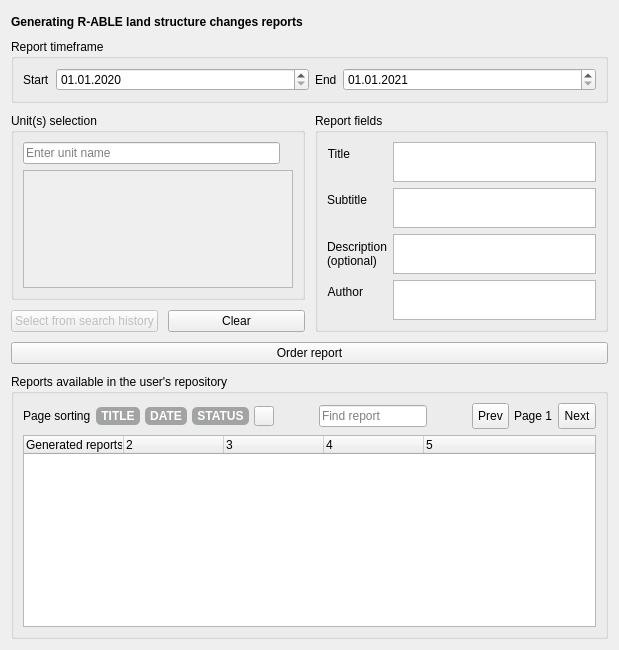
     <widget class="QWidget" name="reports_tab">
      <property name="sizePolicy">
       <sizepolicy hsizetype="Preferred" vsizetype="Ignored">
        <horstretch>0</horstretch>
        <verstretch>0</verstretch>
       </sizepolicy>
      </property>
      <attribute name="title">
       <string>Reports</string>
      </attribute>
      <layout class="QVBoxLayout" name="verticalLayout_14">
       <property name="spacing">
        <number>10</number>
       </property>
       <property name="topMargin">
        <number>15</number>
       </property>
       <item>
        <widget class="QLabel" name="reports_main_label">
         <property name="font">
          <font>
           <weight>75</weight>
           <bold>true</bold>
          </font>
         </property>
         <property name="text">
          <string>Generating R-ABLE land structure changes reports</string>
         </property>
        </widget>
       </item>
       <item>
        <widget class="QGroupBox" name="reports_timeframe_box">
         <property name="title">
          <string>Report timeframe</string>
         </property>
         <layout class="QVBoxLayout" name="verticalLayout_10">
          <item>
           <layout class="QHBoxLayout" name="reports_time_interval_layout">
            <item>
             <widget class="QLabel" name="reports_start_label">
              <property name="sizePolicy">
               <sizepolicy hsizetype="Preferred" vsizetype="Preferred">
                <horstretch>0</horstretch>
                <verstretch>0</verstretch>
               </sizepolicy>
              </property>
              <property name="text">
               <string>Start</string>
              </property>
             </widget>
            </item>
            <item>
             <widget class="QgsDateTimeEdit" name="reports_start_time_edit">
              <property name="sizePolicy">
               <sizepolicy hsizetype="MinimumExpanding" vsizetype="Fixed">
                <horstretch>0</horstretch>
                <verstretch>0</verstretch>
               </sizepolicy>
              </property>
              <property name="dateTime">
               <datetime>
                <hour>0</hour>
                <minute>0</minute>
                <second>0</second>
                <year>2020</year>
                <month>1</month>
                <day>1</day>
               </datetime>
              </property>
              <property name="date">
               <date>
                <year>2020</year>
                <month>1</month>
                <day>1</day>
               </date>
              </property>
              <property name="displayFormat">
               <string>dd.MM.yyyy</string>
              </property>
             </widget>
            </item>
            <item>
             <widget class="QLabel" name="reports_end_label">
              <property name="sizePolicy">
               <sizepolicy hsizetype="Preferred" vsizetype="Preferred">
                <horstretch>0</horstretch>
                <verstretch>0</verstretch>
               </sizepolicy>
              </property>
              <property name="text">
               <string>End</string>
              </property>
             </widget>
            </item>
            <item>
             <widget class="QgsDateTimeEdit" name="reports_end_time_edit">
              <property name="sizePolicy">
               <sizepolicy hsizetype="MinimumExpanding" vsizetype="Fixed">
                <horstretch>0</horstretch>
                <verstretch>0</verstretch>
               </sizepolicy>
              </property>
              <property name="dateTime">
               <datetime>
                <hour>0</hour>
                <minute>0</minute>
                <second>0</second>
                <year>2021</year>
                <month>1</month>
                <day>1</day>
               </datetime>
              </property>
              <property name="date">
               <date>
                <year>2021</year>
                <month>1</month>
                <day>1</day>
               </date>
              </property>
              <property name="displayFormat">
               <string>dd.MM.yyyy</string>
              </property>
             </widget>
            </item>
           </layout>
          </item>
         </layout>
        </widget>
       </item>
       <item>
        <layout class="QHBoxLayout" name="horizontalLayout_10">
         <property name="rightMargin">
          <number>0</number>
         </property>
         <property name="bottomMargin">
          <number>0</number>
         </property>
         <item>
          <layout class="QVBoxLayout" name="verticalLayout_11">
           <item>
            <widget class="QGroupBox" name="reports_unit_selection_box">
             <property name="sizePolicy">
              <sizepolicy hsizetype="Expanding" vsizetype="Preferred">
               <horstretch>0</horstretch>
               <verstretch>0</verstretch>
              </sizepolicy>
             </property>
             <property name="title">
              <string>Unit(s) selection</string>
             </property>
             <layout class="QVBoxLayout" name="verticalLayout_18">
              <item>
               <layout class="QHBoxLayout" name="horizontalLayout_9">
                <property name="bottomMargin">
                 <number>0</number>
                </property>
                <item>
                 <widget class="QLineEdit" name="reports_unit_input">
                  <property name="placeholderText">
                   <string>Enter unit name</string>
                  </property>
                  <property name="clearButtonEnabled">
                   <bool>true</bool>
                  </property>
                 </widget>
                </item>
                <item>
                 <widget class="QLabel" name="reports_progress_label">
                  <property name="toolTip">
                   <string>Units are loading</string>
                  </property>
                  <property name="text">
                   <string/>
                  </property>
                  <property name="scaledContents">
                   <bool>false</bool>
                  </property>
                 </widget>
                </item>
               </layout>
              </item>
              <item>
               <widget class="QScrollArea" name="reports_selected_units">
                <property name="sizePolicy">
                 <sizepolicy hsizetype="Preferred" vsizetype="Expanding">
                  <horstretch>0</horstretch>
                  <verstretch>0</verstretch>
                 </sizepolicy>
                </property>
                <property name="minimumSize">
                 <size>
                  <width>0</width>
                  <height>0</height>
                 </size>
                </property>
                <property name="maximumSize">
                 <size>
                  <width>16777215</width>
                  <height>16777215</height>
                 </size>
                </property>
                <property name="verticalScrollBarPolicy">
                 <enum>Qt::ScrollBarAsNeeded</enum>
                </property>
                <property name="horizontalScrollBarPolicy">
                 <enum>Qt::ScrollBarAlwaysOff</enum>
                </property>
                <property name="sizeAdjustPolicy">
                 <enum>QAbstractScrollArea::AdjustIgnored</enum>
                </property>
                <property name="widgetResizable">
                 <bool>true</bool>
                </property>
                <widget class="QWidget" name="reports_selected_units_widget">
                 <property name="geometry">
                  <rect>
                   <x>0</x>
                   <y>0</y>
                   <width>376</width>
                   <height>94</height>
                  </rect>
                 </property>
                 <layout class="QVBoxLayout" name="verticalLayout_20">
                  <property name="spacing">
                   <number>5</number>
                  </property>
                  <property name="leftMargin">
                   <number>5</number>
                  </property>
                  <property name="topMargin">
                   <number>5</number>
                  </property>
                  <property name="rightMargin">
                   <number>5</number>
                  </property>
                  <property name="bottomMargin">
                   <number>5</number>
                  </property>
                 </layout>
                </widget>
               </widget>
              </item>
             </layout>
            </widget>
           </item>
           <item>
            <layout class="QHBoxLayout" name="horizontalLayout_2">
             <item>
              <widget class="QPushButton" name="reports_search_history_btn">
               <property name="enabled">
                <bool>false</bool>
               </property>
               <property name="text">
                <string>Select from search history</string>
               </property>
              </widget>
             </item>
             <item>
              <widget class="QPushButton" name="reports_clear_units_btn">
               <property name="text">
                <string>Clear</string>
               </property>
              </widget>
             </item>
            </layout>
           </item>
          </layout>
         </item>
         <item>
          <layout class="QVBoxLayout" name="verticalLayout_12">
           <item>
            <widget class="QGroupBox" name="reports_fields_box">
             <property name="sizePolicy">
              <sizepolicy hsizetype="Ignored" vsizetype="Preferred">
               <horstretch>0</horstretch>
               <verstretch>0</verstretch>
              </sizepolicy>
             </property>
             <property name="title">
              <string>Report fields</string>
             </property>
             <layout class="QFormLayout" name="formLayout_4">
              <property name="fieldGrowthPolicy">
               <enum>QFormLayout::ExpandingFieldsGrow</enum>
              </property>
              <property name="labelAlignment">
               <set>Qt::AlignLeading|Qt::AlignLeft|Qt::AlignVCenter</set>
              </property>
              <item row="0" column="0">
               <widget class="QLabel" name="reports_title_label">
                <property name="text">
                 <string>Title</string>
                </property>
                <property name="alignment">
                 <set>Qt::AlignRight|Qt::AlignTrailing|Qt::AlignVCenter</set>
                </property>
               </widget>
              </item>
              <item row="1" column="0">
               <widget class="QLabel" name="reports_subtitle_label">
                <property name="text">
                 <string>Subtitle</string>
                </property>
                <property name="alignment">
                 <set>Qt::AlignRight|Qt::AlignTrailing|Qt::AlignVCenter</set>
                </property>
               </widget>
              </item>
              <item row="1" column="1">
               <widget class="QTextBrowser" name="reports_subtitle_browser">
                <property name="sizePolicy">
                 <sizepolicy hsizetype="Expanding" vsizetype="Fixed">
                  <horstretch>0</horstretch>
                  <verstretch>0</verstretch>
                 </sizepolicy>
                </property>
                <property name="maximumSize">
                 <size>
                  <width>16777215</width>
                  <height>40</height>
                 </size>
                </property>
                <property name="font">
                 <font>
                  <italic>false</italic>
                 </font>
                </property>
                <property name="tabChangesFocus">
                 <bool>true</bool>
                </property>
                <property name="undoRedoEnabled">
                 <bool>true</bool>
                </property>
                <property name="readOnly">
                 <bool>false</bool>
                </property>
                <property name="textInteractionFlags">
                 <set>Qt::LinksAccessibleByKeyboard|Qt::LinksAccessibleByMouse|Qt::TextBrowserInteraction|Qt::TextEditable|Qt::TextEditorInteraction|Qt::TextSelectableByKeyboard|Qt::TextSelectableByMouse</set>
                </property>
                <property name="openExternalLinks">
                 <bool>true</bool>
                </property>
               </widget>
              </item>
              <item row="2" column="0">
               <widget class="QLabel" name="reports_description_label">
                <property name="text">
                 <string>Description
(optional)</string>
                </property>
                <property name="alignment">
                 <set>Qt::AlignLeading|Qt::AlignLeft|Qt::AlignVCenter</set>
                </property>
               </widget>
              </item>
              <item row="2" column="1">
               <widget class="QTextBrowser" name="reports_description_browser">
                <property name="sizePolicy">
                 <sizepolicy hsizetype="Expanding" vsizetype="Fixed">
                  <horstretch>0</horstretch>
                  <verstretch>0</verstretch>
                 </sizepolicy>
                </property>
                <property name="maximumSize">
                 <size>
                  <width>16777215</width>
                  <height>40</height>
                 </size>
                </property>
                <property name="font">
                 <font>
                  <italic>false</italic>
                 </font>
                </property>
                <property name="tabChangesFocus">
                 <bool>true</bool>
                </property>
                <property name="undoRedoEnabled">
                 <bool>true</bool>
                </property>
                <property name="readOnly">
                 <bool>false</bool>
                </property>
                <property name="textInteractionFlags">
                 <set>Qt::LinksAccessibleByKeyboard|Qt::LinksAccessibleByMouse|Qt::TextBrowserInteraction|Qt::TextEditable|Qt::TextEditorInteraction|Qt::TextSelectableByKeyboard|Qt::TextSelectableByMouse</set>
                </property>
                <property name="openExternalLinks">
                 <bool>true</bool>
                </property>
               </widget>
              </item>
              <item row="3" column="0">
               <widget class="QLabel" name="reports_author_label">
                <property name="text">
                 <string>Author</string>
                </property>
                <property name="alignment">
                 <set>Qt::AlignRight|Qt::AlignTrailing|Qt::AlignVCenter</set>
                </property>
               </widget>
              </item>
              <item row="3" column="1">
               <widget class="QTextBrowser" name="reports_author_browser">
                <property name="sizePolicy">
                 <sizepolicy hsizetype="Expanding" vsizetype="Fixed">
                  <horstretch>0</horstretch>
                  <verstretch>0</verstretch>
                 </sizepolicy>
                </property>
                <property name="maximumSize">
                 <size>
                  <width>16777215</width>
                  <height>40</height>
                 </size>
                </property>
                <property name="font">
                 <font>
                  <italic>false</italic>
                 </font>
                </property>
                <property name="tabChangesFocus">
                 <bool>true</bool>
                </property>
                <property name="undoRedoEnabled">
                 <bool>true</bool>
                </property>
                <property name="readOnly">
                 <bool>false</bool>
                </property>
                <property name="textInteractionFlags">
                 <set>Qt::LinksAccessibleByKeyboard|Qt::LinksAccessibleByMouse|Qt::TextBrowserInteraction|Qt::TextEditable|Qt::TextEditorInteraction|Qt::TextSelectableByKeyboard|Qt::TextSelectableByMouse</set>
                </property>
                <property name="openExternalLinks">
                 <bool>true</bool>
                </property>
               </widget>
              </item>
              <item row="0" column="1">
               <widget class="QTextBrowser" name="reports_title_browser">
                <property name="sizePolicy">
                 <sizepolicy hsizetype="Expanding" vsizetype="Fixed">
                  <horstretch>0</horstretch>
                  <verstretch>0</verstretch>
                 </sizepolicy>
                </property>
                <property name="maximumSize">
                 <size>
                  <width>16777215</width>
                  <height>40</height>
                 </size>
                </property>
                <property name="font">
                 <font>
                  <italic>false</italic>
                 </font>
                </property>
                <property name="tabChangesFocus">
                 <bool>true</bool>
                </property>
                <property name="undoRedoEnabled">
                 <bool>true</bool>
                </property>
                <property name="readOnly">
                 <bool>false</bool>
                </property>
                <property name="textInteractionFlags">
                 <set>Qt::LinksAccessibleByKeyboard|Qt::LinksAccessibleByMouse|Qt::TextBrowserInteraction|Qt::TextEditable|Qt::TextEditorInteraction|Qt::TextSelectableByKeyboard|Qt::TextSelectableByMouse</set>
                </property>
                <property name="openExternalLinks">
                 <bool>true</bool>
                </property>
               </widget>
              </item>
             </layout>
            </widget>
           </item>
          </layout>
         </item>
        </layout>
       </item>
       <item>
        <widget class="QPushButton" name="reports_order_report_btn">
         <property name="text">
          <string>Order report</string>
         </property>
        </widget>
       </item>
       <item>
        <widget class="QGroupBox" name="reports_user_reports_box">
         <property name="sizePolicy">
          <sizepolicy hsizetype="Preferred" vsizetype="Expanding">
           <horstretch>0</horstretch>
           <verstretch>0</verstretch>
          </sizepolicy>
         </property>
         <property name="title">
          <string>Reports available in the user's repository</string>
         </property>
         <layout class="QVBoxLayout" name="verticalLayout_13">
          <item>
           <layout class="QHBoxLayout" name="horizontalLayout_8">
            <property name="spacing">
             <number>5</number>
            </property>
            <property name="bottomMargin">
             <number>0</number>
            </property>
            <item>
             <widget class="QLabel" name="reports_sort_label">
              <property name="text">
               <string>Page sorting</string>
              </property>
             </widget>
            </item>
            <item>
             <widget class="QPushButton" name="reports_sort_by_title_btn">
              <property name="sizePolicy">
               <sizepolicy hsizetype="Fixed" vsizetype="Fixed">
                <horstretch>0</horstretch>
                <verstretch>0</verstretch>
               </sizepolicy>
              </property>
              <property name="maximumSize">
               <size>
                <width>16777215</width>
                <height>16777215</height>
               </size>
              </property>
              <property name="font">
               <font>
                <weight>75</weight>
                <bold>true</bold>
               </font>
              </property>
              <property name="styleSheet">
               <string notr="true">QPushButton {
	color: rgb(255, 255, 255);
	border: 0px solid rgb(0, 0, 0);
	border-radius: 5px;
	background-color:rgba(48, 50, 55, 100);
	padding:2px;
	padding-left:5px;
	padding-right:5px;}
QPushButton::hover{
	background-color:rgba(169, 92, 63, 175)}
QPushButton::focus{
	border: 1px solid rgb(22, 128, 255);}
QPushButton::checked{
	background-color:rgb(169, 92, 63)}</string>
              </property>
              <property name="text">
               <string>TITLE</string>
              </property>
              <property name="checkable">
               <bool>true</bool>
              </property>
             </widget>
            </item>
            <item>
             <widget class="QPushButton" name="reports_sort_by_date_btn">
              <property name="sizePolicy">
               <sizepolicy hsizetype="Preferred" vsizetype="Fixed">
                <horstretch>0</horstretch>
                <verstretch>0</verstretch>
               </sizepolicy>
              </property>
              <property name="maximumSize">
               <size>
                <width>16777215</width>
                <height>16777215</height>
               </size>
              </property>
              <property name="font">
               <font>
                <weight>75</weight>
                <bold>true</bold>
               </font>
              </property>
              <property name="styleSheet">
               <string notr="true">QPushButton {
	color: rgb(255, 255, 255);
	border: 0px solid rgb(0, 0, 0);
	border-radius: 5px;
	background-color:rgba(48, 50, 55, 100);
	padding:2px;
	padding-left:5px;
	padding-right:5px;}
QPushButton::hover{
	background-color:rgba(22, 128, 255, 175)}
QPushButton::focus{
	border: 1px solid rgb(22, 128, 255);}
QPushButton::checked{
	background-color:rgb(22, 128, 255)}</string>
              </property>
              <property name="text">
               <string>DATE</string>
              </property>
              <property name="checkable">
               <bool>true</bool>
              </property>
             </widget>
            </item>
            <item>
             <widget class="QPushButton" name="reports_sort_by_status_btn">
              <property name="sizePolicy">
               <sizepolicy hsizetype="Preferred" vsizetype="Fixed">
                <horstretch>0</horstretch>
                <verstretch>0</verstretch>
               </sizepolicy>
              </property>
              <property name="maximumSize">
               <size>
                <width>16777215</width>
                <height>16777215</height>
               </size>
              </property>
              <property name="font">
               <font>
                <weight>75</weight>
                <bold>true</bold>
               </font>
              </property>
              <property name="styleSheet">
               <string notr="true">QPushButton {
	color: rgb(255, 255, 255);
	border: 0px solid rgb(0, 0, 0);
	border-radius: 5px;
	background-color:rgba(48, 50, 55, 100);
	padding:2px;
	padding-left:5px;
	padding-right:5px;}
QPushButton::hover{
	background-color:rgba(5, 151, 49, 175)}
QPushButton::focus{
	border: 1px solid rgb(22, 128, 255);}
QPushButton::checked{
	background-color:rgb(5, 151, 49)}</string>
              </property>
              <property name="text">
               <string>STATUS</string>
              </property>
              <property name="checkable">
               <bool>true</bool>
              </property>
             </widget>
            </item>
            <item>
             <widget class="QPushButton" name="reports_sort_btn">
              <property name="minimumSize">
               <size>
                <width>20</width>
                <height>20</height>
               </size>
              </property>
              <property name="maximumSize">
               <size>
                <width>20</width>
                <height>20</height>
               </size>
              </property>
              <property name="text">
               <string/>
              </property>
              <property name="icon">
               <iconset resource="../resources/resources.qrc">
                <normaloff>:/plugins/r_able/no_sort.png</normaloff>:/plugins/r_able/no_sort.png</iconset>
              </property>
              <property name="iconSize">
               <size>
                <width>15</width>
                <height>15</height>
               </size>
              </property>
             </widget>
            </item>
            <item>
             <spacer name="horizontalSpacer_3">
              <property name="orientation">
               <enum>Qt::Horizontal</enum>
              </property>
              <property name="sizeType">
               <enum>QSizePolicy::Fixed</enum>
              </property>
              <property name="sizeHint" stdset="0">
               <size>
                <width>40</width>
                <height>20</height>
               </size>
              </property>
             </spacer>
            </item>
            <item>
             <widget class="QLineEdit" name="reports_filter_input">
              <property name="placeholderText">
               <string>Find report</string>
              </property>
              <property name="clearButtonEnabled">
               <bool>true</bool>
              </property>
             </widget>
            </item>
            <item>
             <spacer name="horizontalSpacer_2">
              <property name="orientation">
               <enum>Qt::Horizontal</enum>
              </property>
              <property name="sizeType">
               <enum>QSizePolicy::Fixed</enum>
              </property>
              <property name="sizeHint" stdset="0">
               <size>
                <width>40</width>
                <height>20</height>
               </size>
              </property>
             </spacer>
            </item>
            <item>
             <widget class="QPushButton" name="reports_prev_page_btn">
              <property name="sizePolicy">
               <sizepolicy hsizetype="Fixed" vsizetype="Fixed">
                <horstretch>0</horstretch>
                <verstretch>0</verstretch>
               </sizepolicy>
              </property>
              <property name="styleSheet">
               <string notr="true">QPushButton {
	padding:5px;
}</string>
              </property>
              <property name="text">
               <string>Prev</string>
              </property>
             </widget>
            </item>
            <item>
             <widget class="QLabel" name="reports_page_label">
              <property name="text">
               <string>Page 1</string>
              </property>
             </widget>
            </item>
            <item>
             <widget class="QPushButton" name="reports_next_page_btn">
              <property name="sizePolicy">
               <sizepolicy hsizetype="Fixed" vsizetype="Fixed">
                <horstretch>0</horstretch>
                <verstretch>0</verstretch>
               </sizepolicy>
              </property>
              <property name="styleSheet">
               <string notr="true">QPushButton {
	padding:5px;
}</string>
              </property>
              <property name="text">
               <string>Next</string>
              </property>
             </widget>
            </item>
           </layout>
          </item>
          <item>
           <widget class="QTreeWidget" name="reports_tree">
            <property name="minimumSize">
             <size>
              <width>0</width>
              <height>120</height>
             </size>
            </property>
            <property name="maximumSize">
             <size>
              <width>16777215</width>
              <height>16777215</height>
             </size>
            </property>
            <property name="toolTip">
             <string>Click RMB to open context menu</string>
            </property>
            <property name="styleSheet">
             <string notr="true"/>
            </property>
            <property name="selectionMode">
             <enum>QAbstractItemView::ExtendedSelection</enum>
            </property>
            <property name="indentation">
             <number>5</number>
            </property>
            <property name="columnCount">
             <number>5</number>
            </property>
            <column>
             <property name="text">
              <string>Generated reports</string>
             </property>
            </column>
            <column>
             <property name="text">
              <string notr="true">2</string>
             </property>
            </column>
            <column>
             <property name="text">
              <string notr="true">3</string>
             </property>
            </column>
            <column>
             <property name="text">
              <string notr="true">4</string>
             </property>
            </column>
            <column>
             <property name="text">
              <string notr="true">5</string>
             </property>
            </column>
           </widget>
          </item>
         </layout>
        </widget>
       </item>
      </layout>
     </widget>
